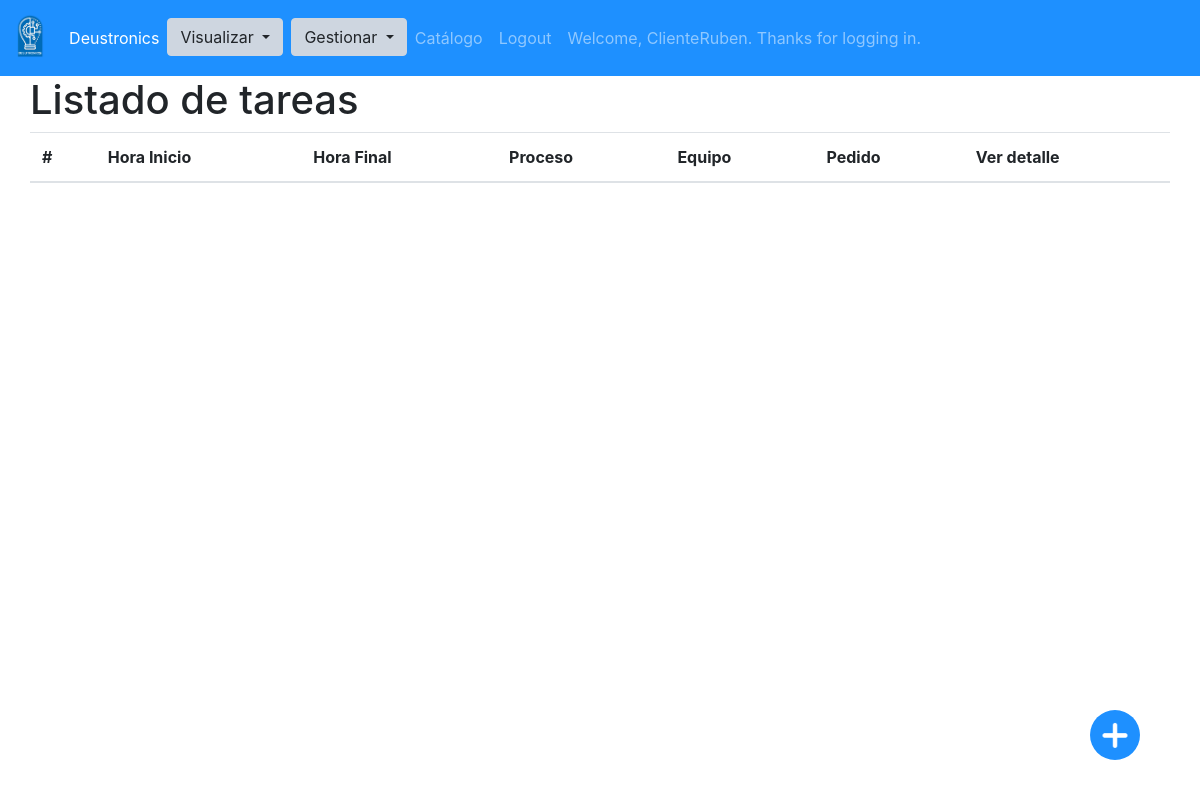
Before: /tareas/ (signed in) with the older database file.
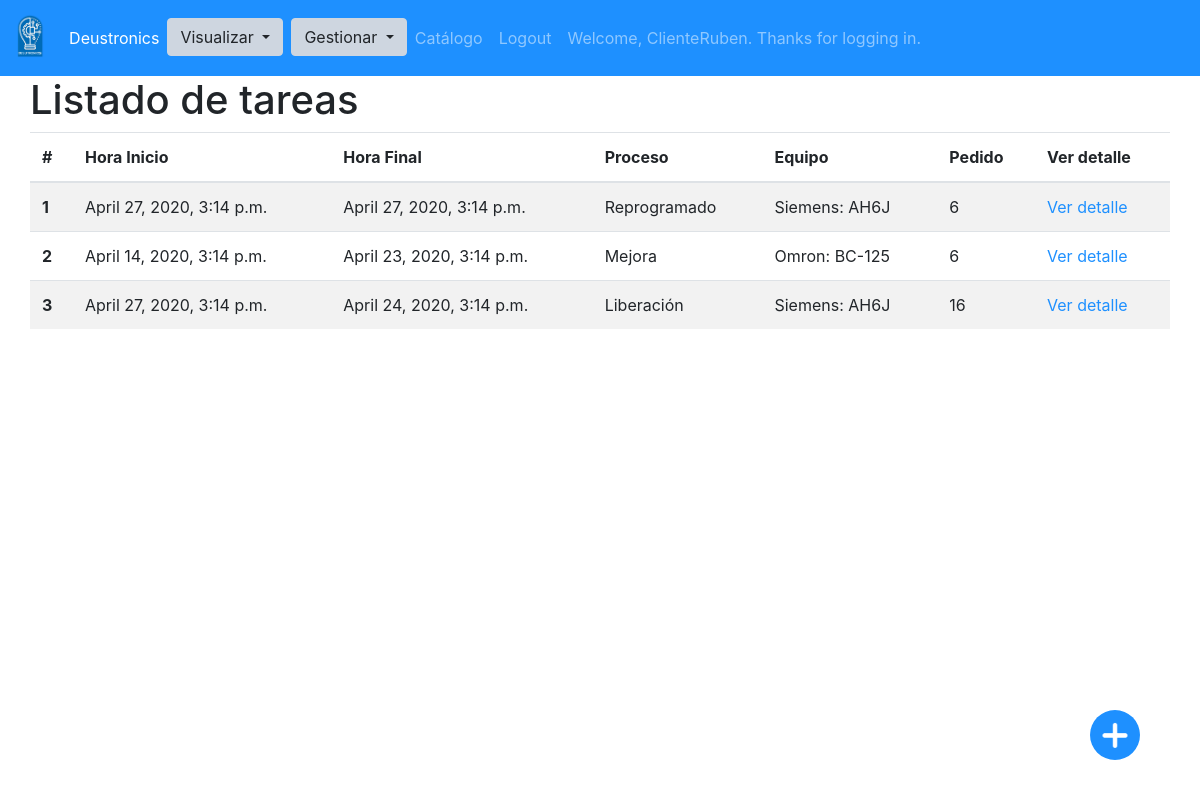
After: the same page with the newer database file.
### app/models.py (models this page shows, shortened)
class Tarea(models.Model):
    hora_inicio = models.DateTimeField()
    hora_fin = models.DateTimeField()
    equipo = models.ForeignKey(Equipo, on_delete=models.SET_NULL, null=True)
    proceso = models.ForeignKey(Proceso, on_delete=models.SET_NULL, null=True)
    pedido = models.ForeignKey(Pedido, on_delete=models.SET_NULL, null=True)
    empleados_asignados = models.ManyToManyField(Empleado)

class Proceso(models.Model):
    nombre = models.CharField(max_length=100)
    def __str__(self):
       return self.nombre

class Equipo(models.Model):
    marca = models.CharField(max_length=100)
    modelo = models.CharField(max_length=100)
    tipo = models.ForeignKey(TipoEquipo, on_delete=models.SET_NULL, null=True)
    fecha_adquisicion = models.DateField()
    fecha_instalacion = models.DateField()
    fecha_ultimo_mantenimiento = models.DateField()
    def __str__(self):
       return str(f"{self.marca}: {self.modelo}")

class Pedido(models.Model):
    planificado = models.BooleanField()
    producido = models.BooleanField()
    cantidad = models.IntegerField()
    catalogo = models.ForeignKey(
        Catalogo, on_delete=models.SET_NULL, null=True)
    cliente = models.ForeignKey(Cliente, on_delete=models.SET_NULL, null=True)
    importe=models.FloatField()
    def __str__(self):
       return str(self.cantidad)

### app/views.py (the view, shortened to what this page needs)
# urls.py: path('tareas/', login_required(views.TareaListView.as_view()), name='tarea_lista'),
class TareaListView(View):
    model = Tarea
    template_name = 'tarea_lista.html'
    queryset = Tarea.objects.all()
    context_object_name = 'tareas'
    def get(self, req, *args, **kwargs):
        form =TareaForm()
        data=Tarea.objects.all()
        context={'form':form,'tareas':data, 'urlBotonFlotante':reverse('tarea_create')}
        return render(req, 'tarea_lista.html', context)

### app/templates/tarea_lista.html
{%extends 'base.html'%} {% block content%}
<h1>
  Listado de tareas
</h1>
<table class="table table-striped">
  <thead>
    <tr>
      <th scope="col">#</th>
      <th scope="col">Hora Inicio</th>
      <th scope="col">Hora Final</th>
      <th scope="col">Proceso</th>
      <th scope="col">Equipo</th>
      <th scope="col">Pedido</th>
      <th scope="col">Ver detalle</th>
    </tr>
  </thead>
  <tbody>
    {%for tarea in tareas%}
    <tr>
      <th scope="row">{{tarea.id}}</th>
      <td>{{tarea.hora_inicio}}</td>
      <td>{{tarea.hora_fin}}</td>
      <td>{{tarea.proceso}}</td>
      <td>{{tarea.equipo}}</td>
      <td>{{tarea.pedido}}</td>
      <td><a href="{%url 'tarea_detalle' tarea.id %}"> Ver detalle</a></td>
    </tr>
    {%endfor%}
  </tbody>
</table>
{%endblock%}

Changed rows visible on the page:
added Tarea: id "1", hora_inicio "April 27, 2020, 3:14 p.m.", hora_fin "April 27, 2020, 3:14 p.m.", proceso "Reprogramado", equipo "Siemens: AH6J", pedido "6"
added Tarea: id "2", hora_inicio "April 14, 2020, 3:14 p.m.", hora_fin "April 23, 2020, 3:14 p.m.", proceso "Mejora", equipo "Omron: BC-125", pedido "6"
added Tarea: id "3", hora_inicio "April 27, 2020, 3:14 p.m.", hora_fin "April 24, 2020, 3:14 p.m.", proceso "Liberación", equipo "Siemens: AH6J", pedido "16"
